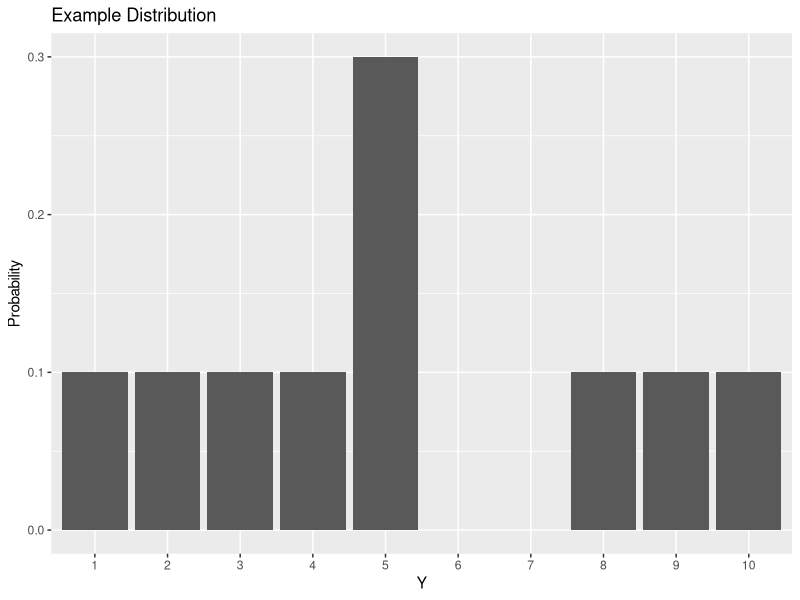
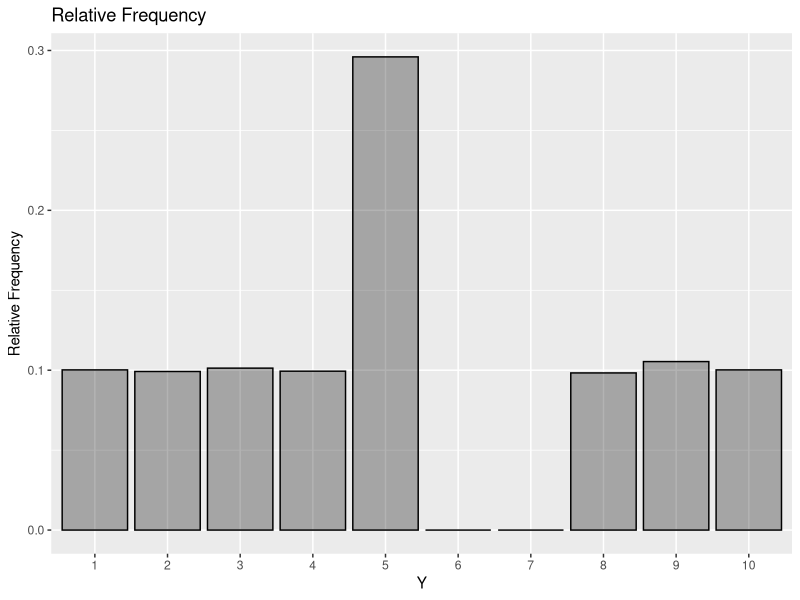
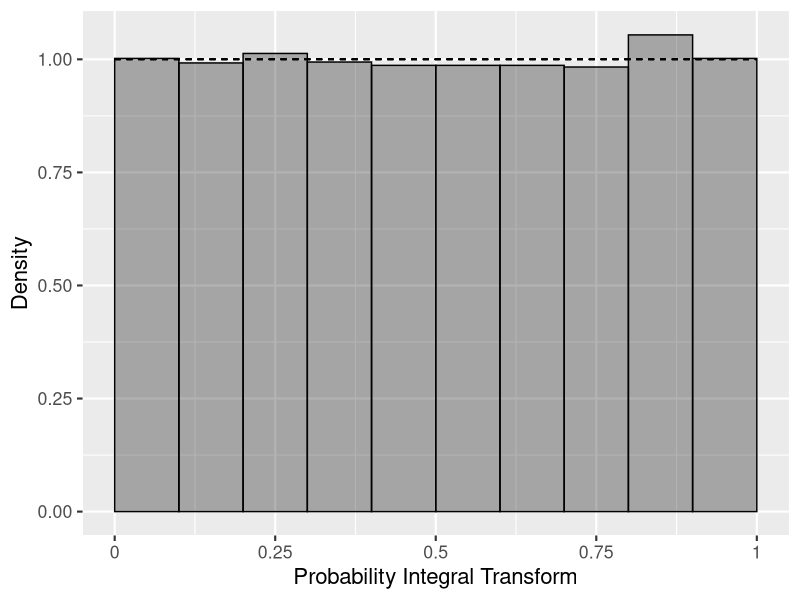
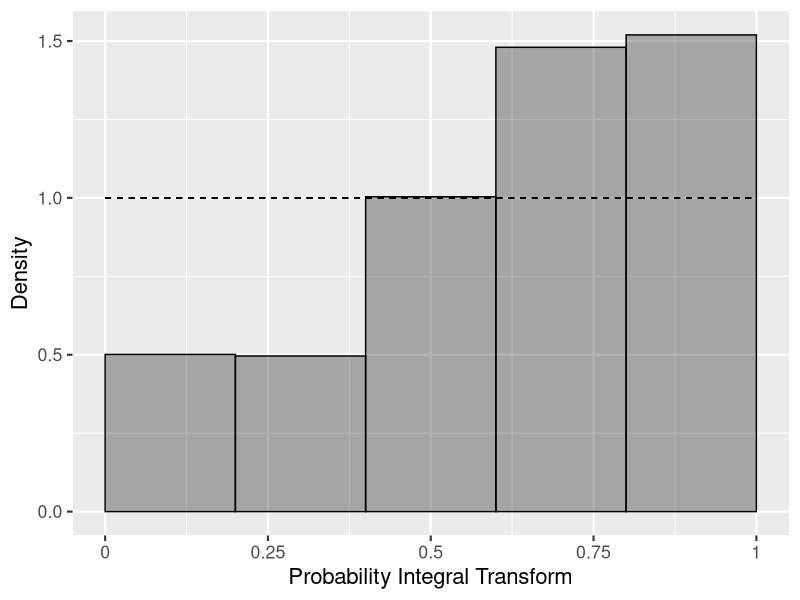

The R script that drew these images, in order: (Note: this script raises an error after producing the figures.)
setwd("/home/wolffram/covid19-ensembles")

library(ggplot2)
library(tidyverse)
library(stringr)


alphas = seq(0.1, 0.9, 0.1)
alphas = c(0.1, 0.2, 0.3, 0.4, 0.5, 0.6, 0.7, 0.8, 0.9)
quantiles = c(1, 2, 3, 4, 5, 5, 5, 8, 9)

sampleDist = function(n) { 
  sample(x = 1:10, n, replace = T, prob = c(0.1, 0.1, 0.1, 0.1, 0.3, 0, 0, 0.1, 0.1, 0.1)) 
}

get_bin <- function(truth, value, quantile){
  lower <- c(0, quantile[!duplicated(value, fromLast=TRUE)])
  upper <- c(quantile[!duplicated(value, fromLast=TRUE)], 1)
  labels <- paste0("(", lower, ", ", upper, "]")
  cut(unique(truth), breaks=c(-Inf, unique(value), Inf), labels=labels, right=TRUE)
}

get_bounds <- function(s){
  as.numeric(str_split(str_sub(s, 2, -2), ",")[[1]])
}

get_upit <-function(temp, alpha){
  return(sum(subset(temp, X1 < alpha & alpha <= X2)$val))
}

upit_histogram <- function(df){
  bins <- df %>%
    group_by(index) %>%
    summarize(bin = get_bin(truth, value, quantile))
  
  e <- t(sapply(bins$bin, FUN=get_bounds))
  e <- data.frame(e)
  e$val <- 1/(length(unique(df$index))*(e$X2 - e$X1))
  
  results <- data.frame(alpha=c(alphas, 1))
  results$upit <- sapply(results$alpha, FUN=get_upit, temp=e)
  results <- bind_rows(results, data.frame(alpha=0, upit=0))
  results <- arrange(results, alpha)
  
  ggplot(results, aes(alpha, upit)) + 
    geom_rect(aes(xmin = alpha, xmax = lead(alpha), ymin = 0, ymax = lead(upit)), 
              color="black", fill = "black", alpha = 0.3) +
    scale_x_continuous(breaks = c(0, 0.25, 0.5, 0.75, 1),
                       labels=c("0", "0.25", "0.5", "0.75", "1"))+
    labs(x='Probability Integral Transform',
         y='Density') +
    geom_segment(aes(x=0,xend=1,y=1,yend=1), linetype="dashed", color="black") +
    theme_gray(base_size=16)
  
}

# Example Distribution
y = 1:10
p = c(0.1, 0.1, 0.1, 0.1, 0.3, 0, 0, 0.1, 0.1, 0.1)

df_distribution <- data.frame(y=y, p=p)


ggplot(data=df_distribution, aes(x=y, y=p)) +
  geom_bar(stat="identity") +
  scale_x_discrete(limits=factor(1:10))+
  labs(title="Example Distribution") +
  ylab("Probability") +
  xlab("Y")


s <- sampleDist(10000)

s_df <- as.data.frame(table(factor(s, levels=1:10)))

ggplot(s_df, aes(x=Var1, y=Freq/sum(Freq))) +
  geom_bar(stat="identity", color='black', fill='black', alpha=0.3)+
  labs(title="Relative Frequency") +
  ylab("Relative Frequency") +
  xlab("Y")


df <- data.frame(quantile=alphas, value=quantiles)
df <- bind_rows(replicate(length(s), df, simplify = FALSE))
df$truth <- rep(s, each=length(alphas))
df$index <- rep(1:length(s), each=length(alphas))

upit_histogram(df)


alphas <- c(0.2, 0.4, 0.6, 0.8)
df <- data.frame(quantile=alphas, value=c(1, 2, 4, 5))
df <- bind_rows(replicate(length(s), df, simplify = FALSE))
df$truth <- rep(s, each=length(alphas))
df$index <- rep(1:length(s), each=length(alphas))

upit_histogram(df)




upit_histogram <- function(df){
  bins <- df %>%
    group_by(target_end_date, location) %>%
    summarize(bin = get_bin(truth, value, quantile))
  
  e <- t(sapply(bins$bin, FUN=get_bounds))
  e <- data.frame(e)
  e$val <- 1/(nrow(bins)*(e$X2 - e$X1))
  
  # results <- data.frame(alpha=c(unique(df$quantile), 1))
  results <- data.frame(alpha=c(.1, .2, .3, .4, .5, .6, .7, .8, .9, 1))
  results$upit <- sapply(results$alpha, FUN=get_upit, temp=e)
  results <- bind_rows(results, data.frame(alpha=0, upit=0))
  results <- arrange(results, alpha)
  
  ggplot(results, aes(alpha, upit)) + 
    geom_rect(aes(xmin = alpha, xmax = lead(alpha), ymin = 0, ymax = lead(upit)), 
              color="black", fill = "black", alpha = 0.3) +
    scale_x_continuous(breaks = c(0, 0.25, 0.5, 0.75, 1),
                       labels=c("0", "0.25", "0.5", "0.75", "1"))+
    labs(x='Probability Integral Transform',
         y='Density') +
    geom_segment(aes(x=0,xend=1,y=1,yend=1), linetype="dashed", color="black") +
    theme_gray(base_size=16)
  
}

b <- subset(df, location!='US' & model=='EWA')
#b <- add_truth(b)
upit_histogram(b)

df <- add_truth(df)

upit_histogram(subset(df, location!='US' & model=='QRA2'))


bins <- subset(df, location!='US' & model=='QRA2') %>%
  group_by(target_end_date, location) %>%
  summarize(bin = get_bin(truth, value, quantile))

e <- t(sapply(bins$bin, FUN=get_bounds))
e <- data.frame(e)
e$val <- 1/(nrow(bins)*(e$X2 - e$X1))

# results <- data.frame(alpha=c(unique(df$quantile), 1))
results <- data.frame(alpha=c(.1, .2, .3, .4, .5, .6, .7, .8, .9, 1))
results$upit <- sapply(results$alpha, FUN=get_upit, temp=e)
results <- bind_rows(results, data.frame(alpha=0, upit=0))
results <- arrange(results, alpha)
